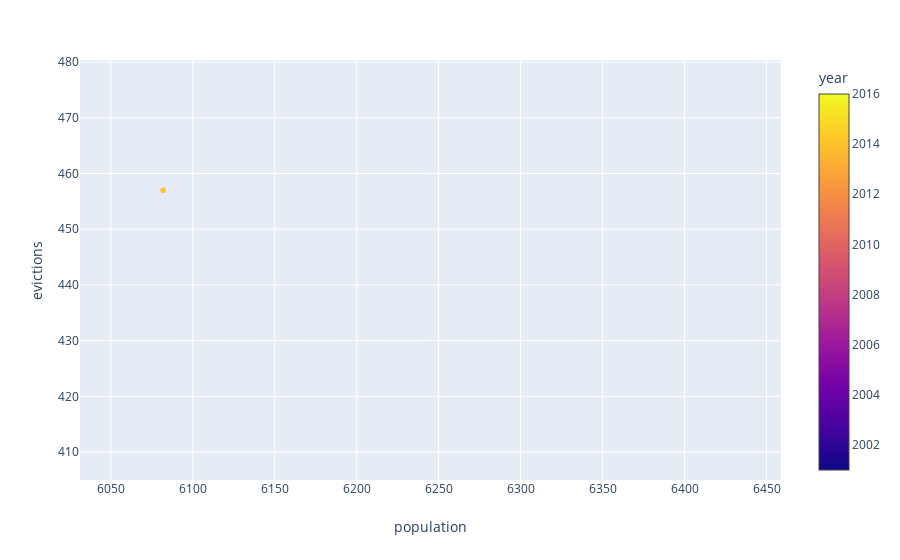

Here is the notebook cell this chart was saved with:
### Code cell
ax2 = px.scatter(eviction_df, x= "population", y = "evictions", color = "year")
ax2.show()

### Figure 1 — Plotly figure (JSON) as saved in the notebook; plotly's stock layout.template omitted (floating-point values rounded to 4 significant figures; data arrays with more than 128 entries replaced by an {"elided": "..."} marker saying what was removed)
{"data": [{"hoverlabel": {"namelength": 0}, "hovertemplate": "population=%{x}<br>evictions=%{y}<br>year=%{marker.color}", "legendgroup": "", "marker": {"color": {"elided": "12334 int values"}, "coloraxis": "coloraxis", "symbol": "circle"}, "mode": "markers", "name": "", "showlegend": false, "type": "scattergl", "x": {"elided": "12334 float values"}, "xaxis": "x", "y": {"elided": "12334 int values"}, "yaxis": "y"}], "layout": {"autosize": true, "coloraxis": {"colorbar": {"title": {"text": "year"}}, "colorscale": [[0, "#0d0887"], [0.1111, "#46039f"], [0.2222, "#7201a8"], [0.3333, "#9c179e"], [0.4444, "#bd3786"], [0.5556, "#d8576b"], [0.6667, "#ed7953"], [0.7778, "#fb9f3a"], [0.8889, "#fdca26"], [1, "#f0f921"]]}, "legend": {"tracegroupgap": 0}, "margin": {"t": 60}, "xaxis": {"anchor": "y", "autorange": false, "domain": [0, 0.98], "range": [6031.0, 6459.0], "title": {"text": "population"}, "type": "linear"}, "yaxis": {"anchor": "x", "autorange": false, "domain": [0, 1], "range": [405.0, 480.4], "title": {"text": "evictions"}, "type": "linear"}}}
